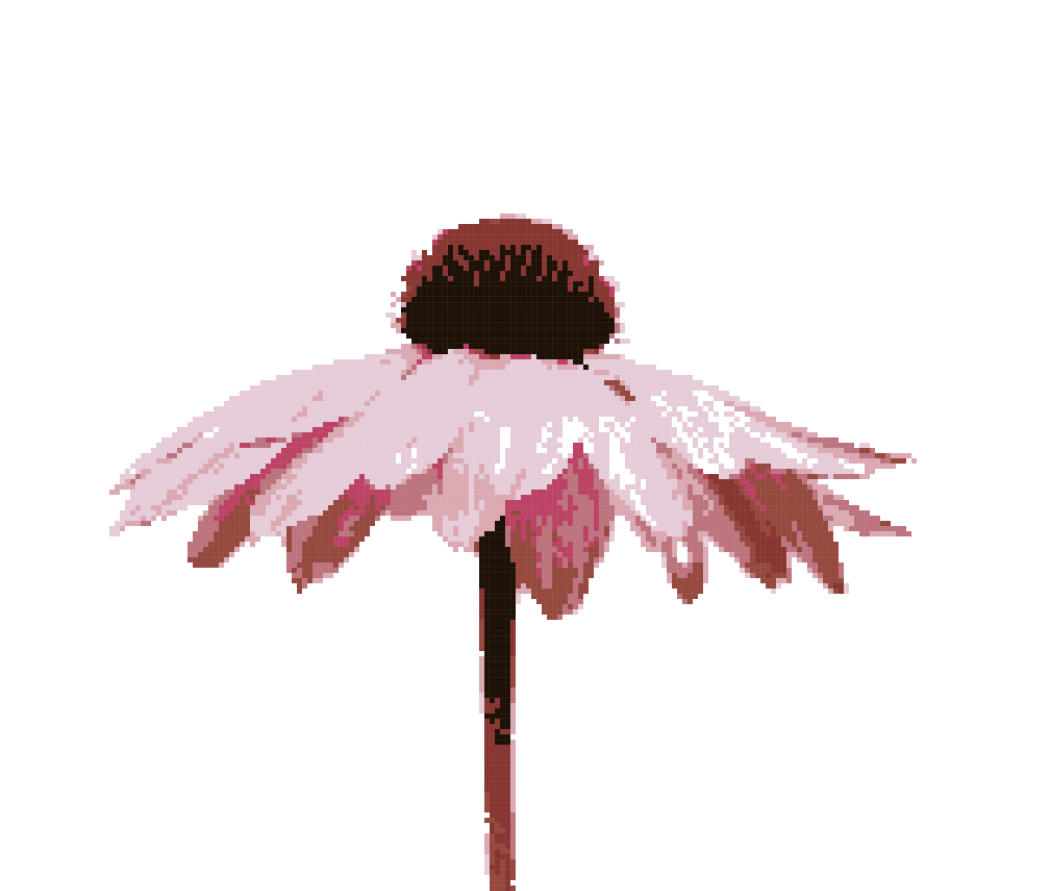
#> input picture images/colored.jpg, 6250 x 5343 px (shown at 1/6 size)
$ python -i processor.py   (imports and definitions only)
#> lines starting #> are read from the running program, lines starting #| are printed output that depends on the picture
### tarraz/models.py
from typing import List, Literal, NamedTuple, TypeVar, Optional


class RGB(NamedTuple):
    red: int
    green: int
    blue: int

    def __str__(self) -> str:
        return f"{self.red}, {self.green}, {self.blue}"

    @property
    def native(self):
        return self.red, self.green, self.blue

    @property
    def css(self):
        return f"rgb({self.red}, {self.green}, {self.blue})"


class Color(object):
    _glyphs_count = 0

    def __init__(self, code: str, rgb: RGB, name: str) -> None:
        self.code = code
        self.rgb = rgb
        self.name = name
        self._glyph: "Optional[int]" = None

    @property
    def glyph(self):
        return self._glyph

    def assign_glyph(self, number: "Optional[int]" = None):
        self._glyph = number if number else Color._glyphs_count + 1
        Color._glyphs_count += 1

    def __str__(self) -> str:
        return self.name

    @classmethod
    def create(
        cls, raw_colors: "List[dict]", extras: "Optional[List[RGB, RGB]]" = None
    ) -> List["Color"]:
        result = []
        processed = set()
        for raw_color in raw_colors:
            rgb = RGB(*raw_color["rgb"])
            if str(rgb) in processed:
                continue

            processed.add(str(rgb))
            result.append(
                cls(
                    code=raw_color["code"],
                    rgb=RGB(*raw_color["rgb"]),
                    name=raw_color["name"],
                )
            )

        extras = extras or []
        for i, extra in enumerate(extras):
            if str(extra) in processed:
                continue

            processed.add(str(extra))
            result.append(
                cls(
                    code=f"{i}",
                    rgb=extra,
                    name=f"extra_{i}",
                )
            )

        return result


class Coordinate(NamedTuple):
    x: int
    y: int


class ImageSize(NamedTuple):
    width: int
    height: int


T = TypeVar("T")

Palette = List["Color"]
ImageRow = List[T]

RGBImageRow = ImageRow[RGB]
PaletteImageRow = ImageRow[int]

RGBImage = List[RGBImageRow]
PaletteImage = List[ImageRow[int]]

StrokeType = Literal["stroke:rgb(20,20,20);stroke-width:1;", "stroke:none;"]
SVGAttributes = tuple[str, str, StrokeType]

### tarraz/utils.py
import argparse
import bisect
import math
import os
from bisect import bisect_left
from typing import TYPE_CHECKING, List

from PIL import Image, ImageColor

from tarraz.logger import logger
from tarraz.models import ImageSize, RGB

if TYPE_CHECKING:
    from PIL.Image import Image as ImageType
    from tarraz.models import Coordinate, RGBImage


parser = argparse.ArgumentParser(
    description="Generate a DMC-colored cross-stitch pattern from a given image.",
)


# [22 lines left out: functions color_choices, file_choices, not called in this run]


def index_of(iterable, element, sort=False) -> int:
    arr = sorted(iterable) if sort else iterable

    i = bisect_left(arr, element)
    if i != len(arr) and arr[i] == element:
        return i

    return -1


def euclidean_distance(rgb_1: "RGB", rgb_2: "RGB") -> float:
    red_point = (rgb_1.red - rgb_2.red) ** 2
    green_point = (rgb_1.green - rgb_2.green) ** 2
    blue_point = (rgb_1.blue - rgb_2.blue) ** 2

    return math.sqrt(red_point + green_point + blue_point)


def generate_image(data: "RGBImage") -> "ImageType":
    """Create a resized image from a given matrix of colors."""
    size = ImageSize(len(data[0]), len(data))
    logger.info(
        f"Generating a new image [{size.width}x{size.height}] for the new colors..."
    )

    image = Image.new("RGB", size)

    data = [rgb.native for row in data for rgb in row]
    image.putdata(data)

    return image


def get_neighbours(coordinate: "Coordinate", matrix: List[List[int]]) -> List[int]:
    x, y = coordinate
    rows = len(matrix)
    cols = len(matrix[0]) if rows else 0

    width = 1
    neighbours: List[int] = []

    for i in range(max(0, x - width), min(rows, x + width + 1)):
        for j in range(max(0, y - width), min(cols, y + width + 1)):
            if not (i == x and j == y):
                # Insort neighbors sorted
                bisect.insort_left(neighbours, matrix[i][j])

    return neighbours

### tarraz/logger.py
import json
import logging


class JsonFormatter(logging.Formatter):
    def format(self, record):
        log_record = {
            "timestamp": self.formatTime(record),
            "message": record.getMessage(),
            "severity": record.levelname,
            "module": record.module,
            "line": record.lineno,
        }
        return json.dumps(log_record)


logger = logging.getLogger()
handler = logging.StreamHandler()
handler.setFormatter(JsonFormatter())

logger.addHandler(handler)
logger.setLevel(logging.INFO)

### tarraz/providers/provider.py
import json
from abc import ABC
from typing import List, Optional

from tarraz.logger import logger
from tarraz.models import Color, RGB
from tarraz.utils import euclidean_distance


class ColorProvider(ABC):
    def __init__(
        self,
        data_path: Optional[str] = None,
        colors: Optional[List["Color"]] = None,
    ) -> None:
        if not data_path and not colors:
            raise ValueError(
                "You need to supply either a data path or a colors list..."
            )

        self.matching_colors = {}
        self._data_path = data_path
        self.colors = colors if colors else self._read_colors()

        logger.debug("%d colors successfully processed.", len(self.colors))

    # [7 lines left out: function _read_colors, not called in this run]

    def get_matching_color(self, rgb_color: "RGB") -> "Optional[Color]":
        logger.debug("Getting a matching color for color %s.", rgb_color.css)

        if rgb_color in self.matching_colors:
            logger.debug("Loading matching color from cache...")
            return self.matching_colors[rgb_color]

        best_matching_index = self._get_best_color_index(rgb_color)

        if best_matching_index >= 0:
            matching_color = self.colors[best_matching_index]
            logger.debug(
                "Found %s as matching color for color %s.",
                matching_color.rgb.css,
                rgb_color.css,
            )
        else:
            matching_color = None
            logger.debug("No matching color found for %s color.", rgb_color.css)

        logger.debug("Storing matching color in cache...")
        self.matching_colors[rgb_color] = matching_color

        return matching_color

    def _get_best_color_index(self, rgb_color: "RGB") -> int:
        min_distance = float("inf")
        min_distance_index = float("-inf")

        for i, provider_color in enumerate(self.colors):
            dist = euclidean_distance(provider_color.rgb, rgb_color)

            if dist < min_distance:
                min_distance = dist
                min_distance_index = i

        return min_distance_index

    # [13 lines left out: functions index, get, not called in this run]

    def __str__(self):
        name = self.__class__.__name__
        if "Provider" in name:
            name = name.split("Provider")[0]

        return f"{name}"

### tarraz/providers/dmc.py
from typing import List, Optional

from tarraz.colors import DMC_COLORS
from tarraz.models import Color
from tarraz.providers import ColorProvider


class DMCProvider(ColorProvider):
    def __init__(
        self,
        data_path: Optional[str] = None,
        colors: Optional[List["Color"]] = None,
    ) -> None:
        if not data_path and not colors:
            colors = Color.create(DMC_COLORS)

        super().__init__(data_path=data_path, colors=colors)

### tarraz/processor.py
from typing import TYPE_CHECKING, List, Union

from PIL import Image

from tarraz.logger import logger
from tarraz.models import RGB, Color, Coordinate, ImageSize
from tarraz.providers import DMCProvider
from tarraz.utils import generate_image, get_neighbours, index_of

if TYPE_CHECKING:
    from tarraz.models import (
        Palette,
        PaletteImage,
        PaletteImageRow,
        RGBImage,
        RGBImageRow,
    )
    from tarraz.providers import ColorProvider


class Tarraz(object):
    def __init__(
        self,
        image_path: str,
        provider: "ColorProvider" = DMCProvider(),
        cleanup: bool = True,
        colors_num: int = 3,
        result_width: int = 1000,
        x_count: int = 50,
    ) -> None:
#> called with image_path = '../images/colored.jpg', cleanup = True, colors_num = 3, result_width = 1000, x_count = 50
        self.new_width = result_width

        self._cleanup = cleanup
        self._colors_num = colors_num
        self._image = Image.open(image_path).convert("RGB")
#> self._image is the input picture: PIL image 6250x5343 RGB; mean R, G, B 241.7, 233.6, 234.7
        self._provider = provider
        self._x_count = x_count

    @property
    def pixel_size(self) -> int:
        return self.new_width // int(self._x_count)

    @property
    def size(self) -> "ImageSize":
        return ImageSize(*self._image.size)

    def process(self) -> tuple["PaletteImage", List[Color]]:
        """Create a resized image with the translated colors."""
        logger.info("Processing image started...")

        self._resize_image()
        translated_image = self._translate_image()
        colored_image = generate_image(translated_image)

        # Translate pixels through the palette using the required number of colors.
        self._image = colored_image.convert(
            "P", palette=Image.ADAPTIVE, colors=self._colors_num
        )

        pattern = self._create_pattern()
        colors = self._generate_palette()

        if self._cleanup:
            self._clean_up(pattern)
        else:
            logger.info("Bypassing cleanup job!")

        return pattern, colors

    def _get_pixel(self, x: int, y: int, palette=False) -> Union[int, "RGB"]:
        coordinate = Coordinate(x, y)
        pixel_data = self._image.getpixel(coordinate)

        if palette:
            return pixel_data

        # Ignore alpha value incase we have a png
        return RGB(*pixel_data[:3])

    def _resize_image(self):
        scale = self.new_width / self.size.width
#> scale = 0.16
        new_height = int(self.size.height * scale)
#> new_height = 854
        new_size = ImageSize(self.new_width, new_height)
#> new_size = (1000, 854)

        self._image = self._image.resize(new_size, Image.NEAREST)
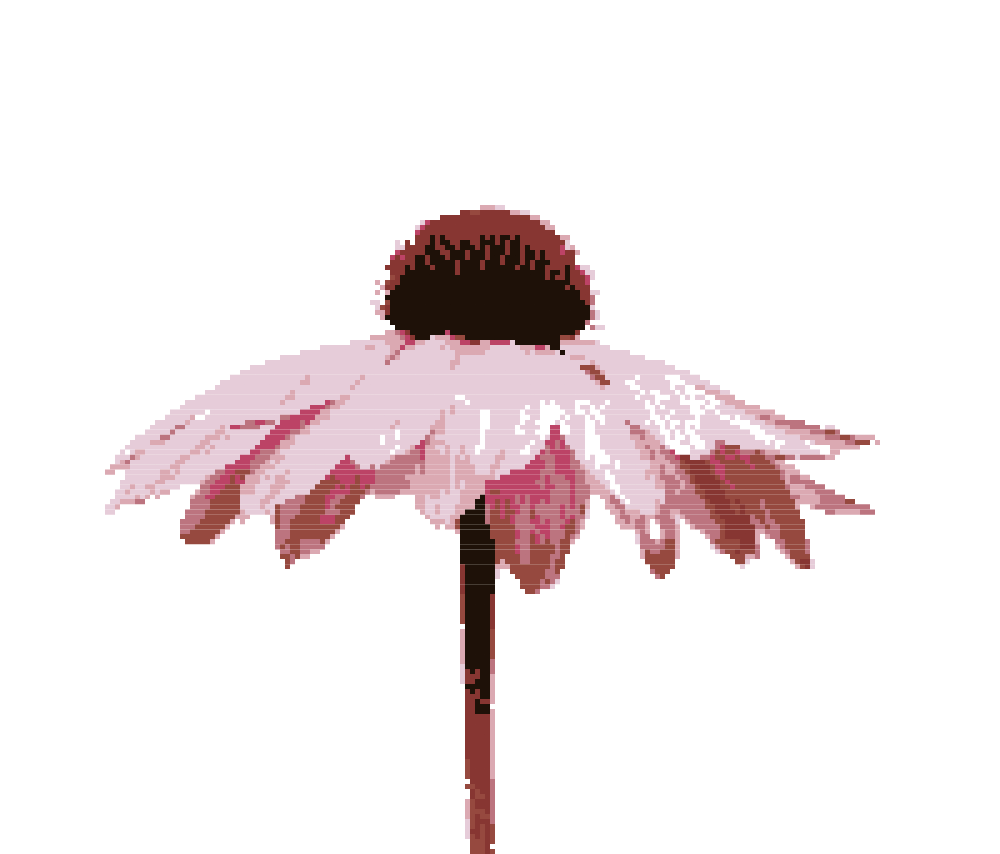
#> self._image: PIL image 1000x854 RGB; mean R, G, B 241.7, 233.8, 234.8

    def _translate_image(self) -> "RGBImage":
        """Convert image pixels colors to match the provider colors."""
        logger.info(f"Translating image colors to {self._provider}...")

        colors: "RGBImage" = []
        for y in range(0, self.size.height, self.pixel_size):
            row: "RGBImageRow" = []
            for x in range(0, self.size.width, self.pixel_size):
                pixel = self._get_pixel(x, y)
                matching_color = self._provider.get_matching_color(pixel)
                row.append(matching_color.rgb)
            colors.append(row)
#> in generate_image, `image = Image.new("RGB", size)`: image: PIL image 50x43 RGB; every value is 0
#> in generate_image, `image.putdata(data)`:
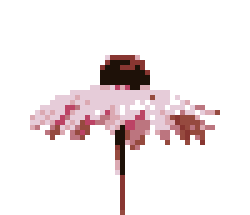
#> image: PIL image 50x43 RGB (shown 5 times larger); mean R, G, B 241.8, 233.8, 234.9
#> in process, `self._image = colored_image.convert( "P", palette=Image.ADAPTIVE, colo..`:
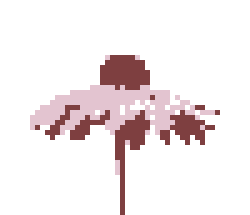
#> self._image: PIL image 50x43 P (shown 5 times larger); mean R, G, B 241.8, 233.8, 234.9

        return colors

    def _create_pattern(self) -> "PaletteImage":
        """Create an image with the information from the new image."""
        logger.info("Generating SVG information...")
        pattern: "PaletteImage" = []

        for y in range(self.size.height):
            row: "PaletteImageRow" = []
            for x in range(self.size.width):
                color_index = self._get_pixel(x, y, palette=True)
                row.append(color_index)
            pattern.append(row)

        return pattern

    def _generate_palette(self) -> "Palette":
        """Creates a new palette with the dmc objects"""
        logger.info("Generating SVG palette...")
        image_palette = self._image.getpalette()

        palette = []
        for i in range(self._colors_num):
            r = i * 3
            red, green, blue = image_palette[r : r + 3]

            color = RGB(red, green, blue)
            matching_color = self._provider.get_matching_color(color)
            palette.append(matching_color)

        return palette

    def _clean_up(self, pattern: "PaletteImage") -> None:
        """Perform extra jobs like cleaning the image  removing isolated pixels."""
        logger.info("Cleaning up proces started...")

        for x in range(self.size.width):
            for y in range(self.size.height):
                coordinate = Coordinate(y, x)
                neighbours = get_neighbours(coordinate, pattern)

                if index_of(neighbours, pattern[y][x]) == -1:
                    mode = max(neighbours, key=neighbours.count)
                    pattern[y][x] = mode

>>> result = Tarraz('../images/colored.jpg').process()
